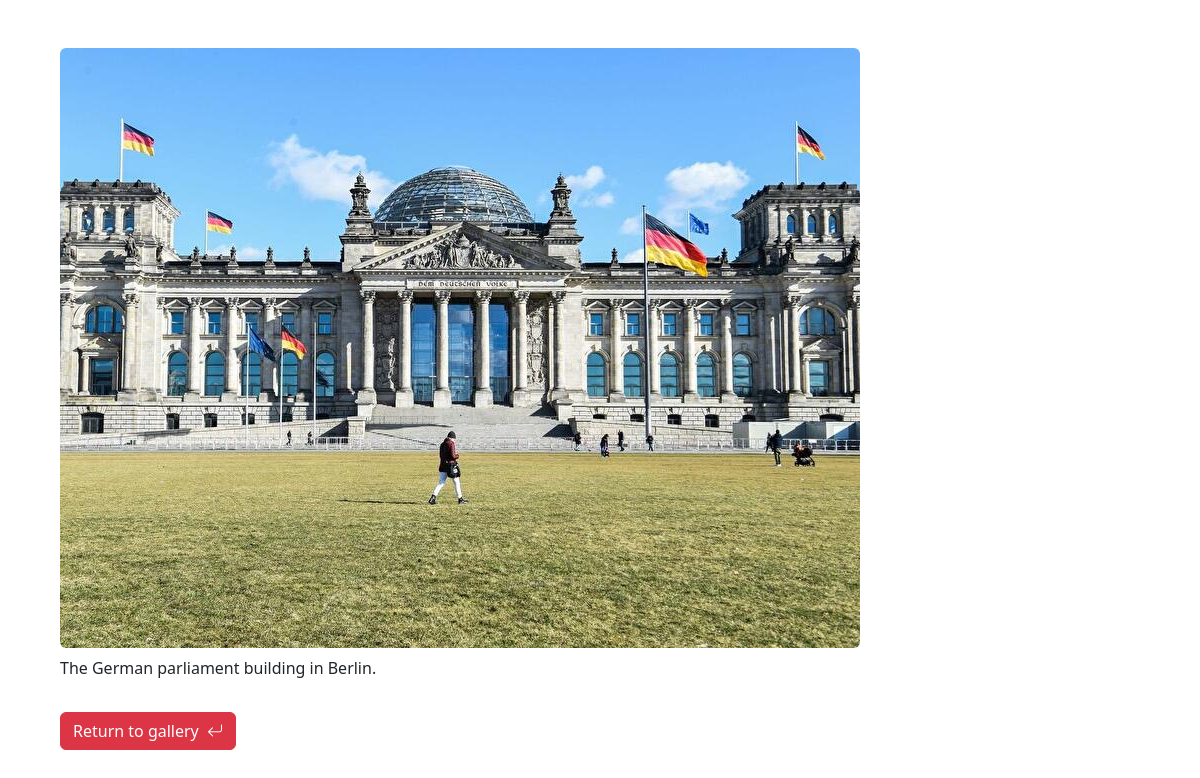
Page /photo/10 on the committed database.
### photoshare/models.py (models this page shows, shortened)
class Photo(models.Model):
    category = models.ForeignKey(Category, on_delete=models.SET_NULL, null=True, blank=True)
    image = models.ImageField(null=False, blank=False)
    description = models.TextField(max_length=500, null=False, blank=False)

### photoshare/views.py (the view)
# urls.py: path('photo/<str:pk>', views.viewPhoto, name='photo'),
def viewPhoto(request, pk):
    photos = Photo.objects.get(id=pk)
    return render(request, 'photoshare/photo.html', {'photo': photos})

### photoshare/templates/photoshare/photo.html (shortened to what this page needs)
<!DOCTYPE html>
<html lang="en">
<head>
    <link href="https://cdn.jsdelivr.net/npm/bootstrap@5.3.5/dist/css/bootstrap.min.css" rel="stylesheet">
    <link rel="stylesheet" href="https://cdn.jsdelivr.net/npm/bootstrap-icons@1.11.3/font/bootstrap-icons.min.css">
</head>
<body class="m-5">
    <div class="container">
        <div class="row justify-content-center">
            <div class="col">
                <img src="{{photo.image.url}}" class="rounded mb-2" alt="photo" style="max-width: 100%; max-height: 100%; aspect-ratio: auto;">
                <p>{{photo.description}}</p>
                <a href="{% url 'gallery' %}" class="btn btn-danger my-3">Return to gallery <i class="bi bi-arrow-return-left fs-6 ms-1"></i></a>
            </div>
        </div>
    </div>
</body>
</html>

### rows in the picture
Photo: image (picture), description "The German parliament building in Berlin."
